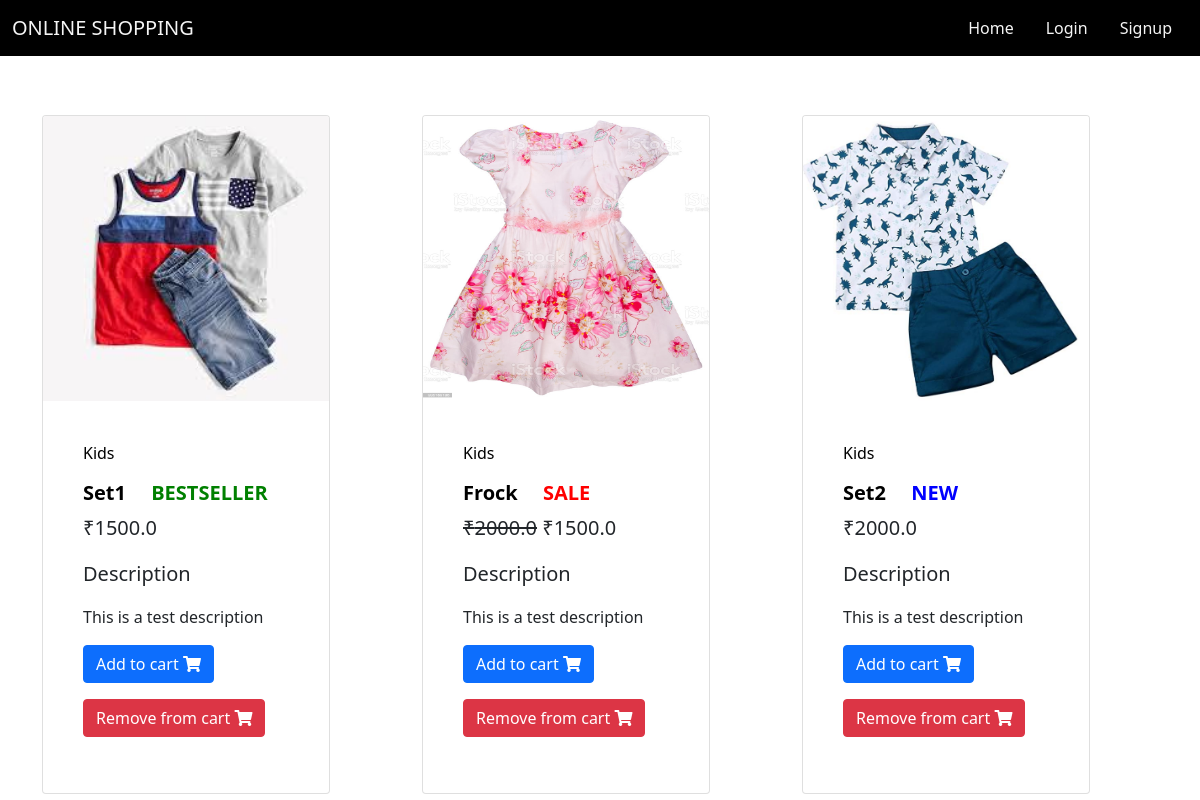
The page /kids/ on the database its author committed.
### demo/models.py (models this page shows, shortened)
class Product(models.Model):
    title=models.CharField(max_length=100)
    price= models.FloatField()
    discount_price= models.FloatField(blank=True, null=True)
    category=models.CharField(choices=CATEGORY_CHOICES,max_length=2)
    label=models.CharField(choices=LABEL_CHOICES,max_length=1)
    description=models.TextField()
    slug=models.SlugField()
    image=models.ImageField()

### demo/views.py (the view)
# urls.py: path('kids/',views.kidsproducts,name="kidsproducts"),
def kidsproducts(request):
    item=Product.objects.filter(category="K")
    items={
        'items': item,
    }
    return render(request,"kids.html",items)

### templates/kids.html (shortened to what this page needs)
{% extends 'base.html' %}
{% block content %}
<div class="container">
    <div class="row">
        {% for object in items %}
        <div class="col">
            <div class="card" style="width: 18rem;">
                <img src= {{ object.image.url }} class="card-img-top" height=285>
                <div class="card-body">
                    <div class="p-4">
                        <div class="mb-3">
                            <a href="">
                                <span class=""style="color:black;">{{object.get_category_display}}</span>
                            </a>
                        </div>
                        <h5>
                  <strong>
                    <a href="#"style="color:black;">{{ object.title }}
                    {% if object.get_label_display == "primary" %}
                      <span style="color:red;margin-left: 20px;">SALE</span>
                    {% elif object.get_label_display == "secondary" %}
                      <span style="color:green;margin-left: 20px;">BESTSELLER</span>
                    {% else %}
                      <span style="color:blue;margin-left: 20px;">NEW</span>
                    {% endif %}
                    </a>
                  </strong>
                </h5>
                        <p class="lead">
                            {% if object.discount_price %}
                            <span class="mr-1">
                                <del>₹{{object.price}}</del>
                            </span>
                            <span>₹{{object.discount_price}}</span>
                            {% else %}
                            <span>₹{{ object.price }}</span>
                            {% endif %}
                        </p>
                        <p class="lead font-weight-bold">Description</p>
                        <p>{{object.description}}</p>
             <a href="{% url 'add_to_cart' object.id %}"class="btn btn-primary btn-md my-0 p">
                Add to cart
                <i class="fas fa-shopping-cart ml-1"></i>
              </a>
                        <a href="{% url 'remove_from_cart' object.id %}" class="btn btn-danger btn-md my-3 p">Remove from cart
                            <i class="fas fa-shopping-cart ml-1"></i>
                        </a>
                    </div>
                </div>
            </div>
        </div>
        {% endfor %}
    </div>
</div>
{% endblock content %}

### templates/base.html (style rules this page uses)
a { text-decoration: none; color: whitesmoke; }

### templates/kids.html (style rules this page uses)
.container { margin-top: 115px; }

### rows shown on the page
Product: image (picture), category "Kids", title "Set1", label "BESTSELLER", price "1500.0", description "This is a test description"
Product: image (picture), category "Kids", title "Frock", label "SALE", price "2000.0", discount_price "1500.0", description "This is a test description"
Product: image (picture), category "Kids", title "Set2", label "NEW", price "2000.0", description "This is a test description"
